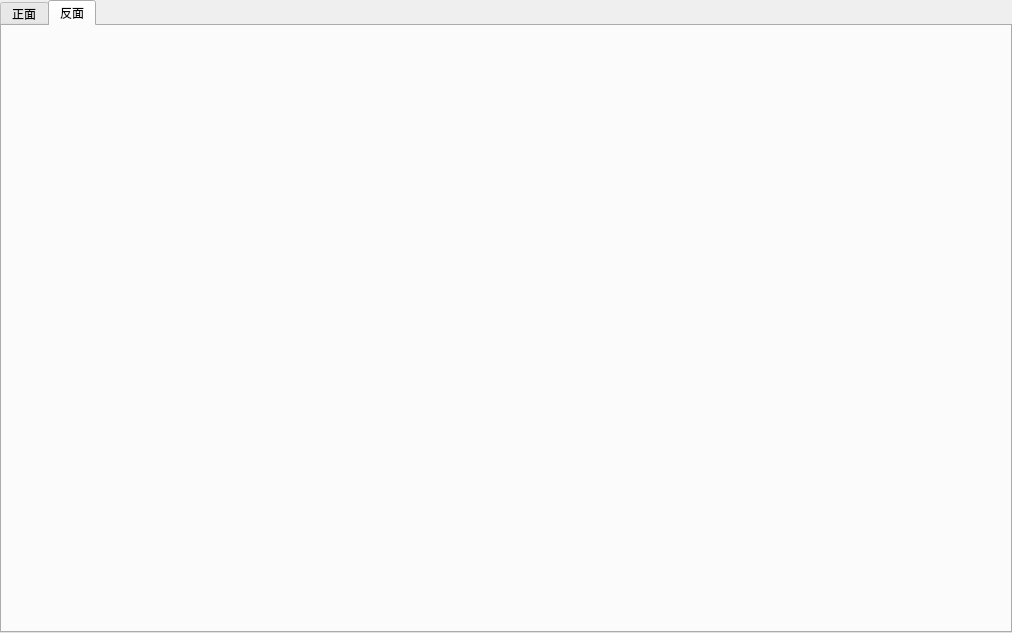
<?xml version="1.0" encoding="UTF-8"?>
<ui version="4.0">
 <class>totalAlg</class>
 <widget class="QWidget" name="totalAlg">
  <property name="geometry">
   <rect>
    <x>0</x>
    <y>0</y>
    <width>1012</width>
    <height>633</height>
   </rect>
  </property>
  <property name="windowTitle">
   <string>Form</string>
  </property>
  <layout class="QHBoxLayout" name="horizontalLayout">
   <property name="spacing">
    <number>0</number>
   </property>
   <property name="leftMargin">
    <number>0</number>
   </property>
   <property name="topMargin">
    <number>0</number>
   </property>
   <property name="rightMargin">
    <number>0</number>
   </property>
   <property name="bottomMargin">
    <number>0</number>
   </property>
   <item>
    <widget class="QTabWidget" name="tabWidget">
     <property name="currentIndex">
      <number>1</number>
     </property>
     <widget class="QWidget" name="tab">
      <attribute name="title">
       <string>正面</string>
      </attribute>
      <layout class="QHBoxLayout" name="horizontalLayout_2">
       <property name="spacing">
        <number>0</number>
       </property>
       <property name="leftMargin">
        <number>0</number>
       </property>
       <property name="topMargin">
        <number>0</number>
       </property>
       <property name="rightMargin">
        <number>0</number>
       </property>
       <property name="bottomMargin">
        <number>0</number>
       </property>
       <item>
        <layout class="QVBoxLayout" name="lay_obver"/>
       </item>
      </layout>
     </widget>
     <widget class="QWidget" name="tab_2">
      <attribute name="title">
       <string>反面</string>
      </attribute>
      <layout class="QHBoxLayout" name="horizontalLayout_4">
       <property name="spacing">
        <number>0</number>
       </property>
       <property name="leftMargin">
        <number>0</number>
       </property>
       <property name="topMargin">
        <number>0</number>
       </property>
       <property name="rightMargin">
        <number>0</number>
       </property>
       <property name="bottomMargin">
        <number>0</number>
       </property>
       <item>
        <layout class="QHBoxLayout" name="lay_rever"/>
       </item>
      </layout>
     </widget>
    </widget>
   </item>
  </layout>
 </widget>
 <resources/>
 <connections/>
</ui>
